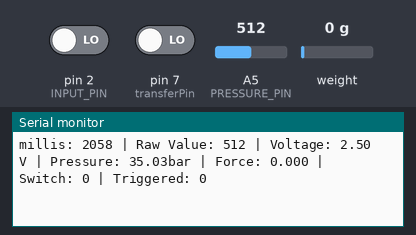
The sketch below on a simulated Arduino Uno, built with avr-gcc and run on an emulated ATmega328P. On the bench: the last lines printed to the serial monitor. The inputs (shaded band) are chosen by the test bench; at power-on: weight on the scale 0 g, A5 (PRESSURE_PIN) = 512, pin 2 (INPUT_PIN) LOW, pin 7 (transferPin) LOW.

Above: at 2.2 s.
2.3 s: weight on the scale set to 100 g
At 2.37 s:
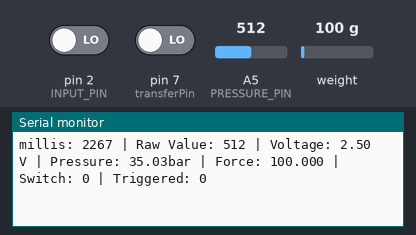
5.3 s: A5 (PRESSURE_PIN) set to 716
At 5.3 s:
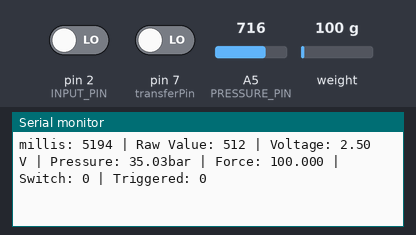
6.8 s: pin 2 (INPUT_PIN) driven HIGH
At 6.87 s:
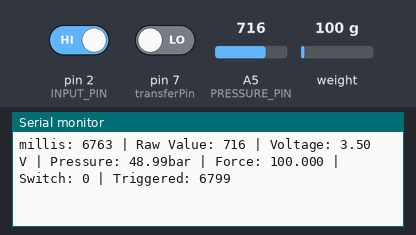
9.8 s: pin 7 (transferPin) driven HIGH
At 9.91 s:
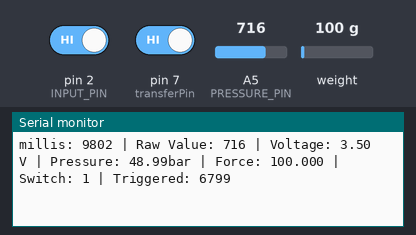
11.3 s: weight on the scale set to 1250 g
At 11.37 s:
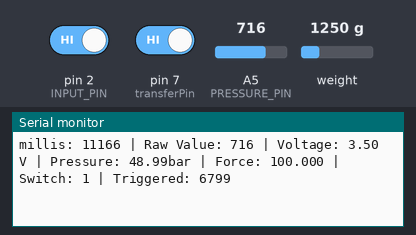
12.8 s: A5 (PRESSURE_PIN) set to 900
At 12.84 s:
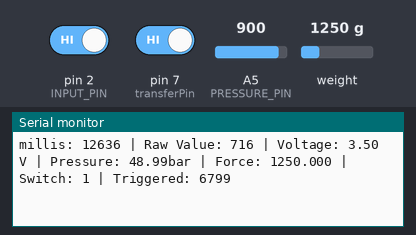
Timing chart, 0 to 15.3 s (numbered marks = the images above; inputs shaded):
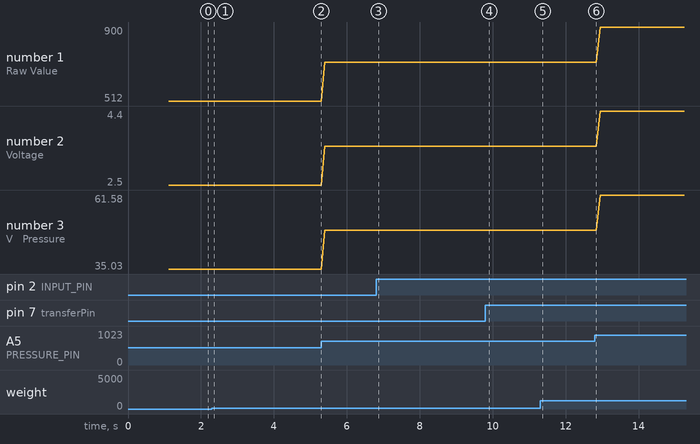

The sketch:

thrust_pressure_merge_with_delay_time.ino
```cpp
#include <HX711.h>

// HX711 회로에 연결된 핀 번호
const int LOADCELL_DOUT_PIN = 4;
const int LOADCELL_SCK_PIN = 5;
const int transferPin = 7;
const int INPUT_PIN = 2;

volatile unsigned long eventTime = 0;

//압력센서값 입력 핀 번호
const int PRESSURE_PIN = A5;

//압력센서 데이터시트에 따라 수정
const float MIN_VOLTAGE = 0.0;    // 최소 출력 전압 (V)
const float MAX_VOLTAGE = 5.0;    // 최대 출력 전압 (V)
const float MIN_PRESSURE = 0.0;   // 최소 전압일 때의 압력 (예: bar, psi, kPa)
const float MAX_PRESSURE = 70.0;  // 최대 전압일 때의 압력 (예: 10 bar)

HX711 scale;

//시간 기록용
unsigned long pre_t = 0, cur_t = 0;


void setup() {
  Serial.begin(115200);
  pinMode(PRESSURE_PIN, INPUT);
  pinMode(transferPin, INPUT);
  pinMode(INPUT_PIN, INPUT); // 입력 모드 설정
  attachInterrupt(digitalPinToInterrupt(INPUT_PIN), ignition_fired, RISING);

  //HX711 초기화
  Serial.println("HX711 초기화 중...");
  scale.begin(LOADCELL_DOUT_PIN, LOADCELL_SCK_PIN);

  //로드셀 스케일 보정
  Serial.println("로드셀 스케일 보정 전 평균값 읽는 중...");
  float calibration_factor = -4371.18;  // 이 값은 로드셀에 따라 조정해야 합니다
  scale.set_scale(calibration_factor);
  scale.tare();  // 영점 조정

  Serial.println("측정 시작...");

  //루프 시작 시간
  pre_t = millis();
}

void loop() {
  cur_t = millis();

  //로드셀
  if (cur_t - pre_t > 12) {

    //80hz인 HX711이 데이터 보내올 경우 시리얼 모니터에 결과 출력
    if (scale.is_ready()) {
      //scale.is_ready()의 값 반환에 시간 소요될 우려로 cur_t 재동기화
      cur_t = millis();

      int sensorValue = analogRead(PRESSURE_PIN);  // 10 = 0.05V 정도
      float Force = scale.get_units();

      //압력센서
      // 읽은 값을 전압(0.0V ~ 5.0V)으로 변환합니다.
      // 1023.0으로 나누어 부동소수점 연산을 수행합니다.
      float voltage = sensorValue * (5 / 1023.0);  // 0.05 voltage = 0.1MPa = 1bar

      // 전압 값을 실제 압력 값으로 변환합니다. (선형 비례식)
      // map() 함수는 정수형에서만 정확하므로, 부동소수점 계산을 직접 수행합니다.
      float pressure = MIN_PRESSURE + (voltage - MIN_VOLTAGE) * (MAX_PRESSURE - MIN_PRESSURE) / (MAX_VOLTAGE - MIN_VOLTAGE);

      // 센서가 측정 범위를 벗어났을 때 값이 이상하게 표시되는 것을 방지합니다.
      if (pressure < MIN_PRESSURE) {
        pressure = MIN_PRESSURE;
      }
      if (pressure > MAX_PRESSURE) {
        pressure = MAX_PRESSURE;
      }

      // 시리얼 모니터에 결과를 출력합니다.
      //pressure
      Serial.print("millis: ");
      Serial.print(cur_t);
      Serial.print(" | Raw Value: ");
      Serial.print(sensorValue);
      Serial.print(" | Voltage: ");
      Serial.print(voltage, 2);
      Serial.print(" V | Pressure: ");
      Serial.print(pressure, 2);
      Serial.print("bar");

      //force
      Serial.print(" | Force: ");
      Serial.print(Force, 3);
      Serial.print(" | Switch: ");
      Serial.print(digitalRead(transferPin));

      int pinState = digitalRead(INPUT_PIN);

      Serial.print(" | Triggered: ");
      Serial.println(eventTime);

    } else {
      Serial.println("HX711 준비되지 않음");
    }

    pre_t = cur_t;
  }
}

// 점화 스위치 작동 시간 측정용 함수 (실행 조건 만족 시 다른 작업을 멈추고 가장 우선적으로 실행됨)
void ignition_fired() {
  eventTime = millis();
}
```

Measured:
- after the input at 2.3 s, the serial monitor: prints a new line after 0.07 s (image 1)
- after the input at 6.8 s, the serial monitor: prints a new line after 0.06 s (image 3)
- after the input at 9.8 s, the serial monitor: prints a new line after 0.10 s (image 4)
- plotted number 1: 512 → 716 after the input at 5.3 s, 716 → 900 after the input at 12.8 s
- plotted number 2: 2.5 → 3.5 after the input at 5.3 s, 3.5 → 4.4 after the input at 12.8 s
- plotted number 3: 35.03 → 48.99 after the input at 5.3 s, 48.99 → 61.58 after the input at 12.8 s
